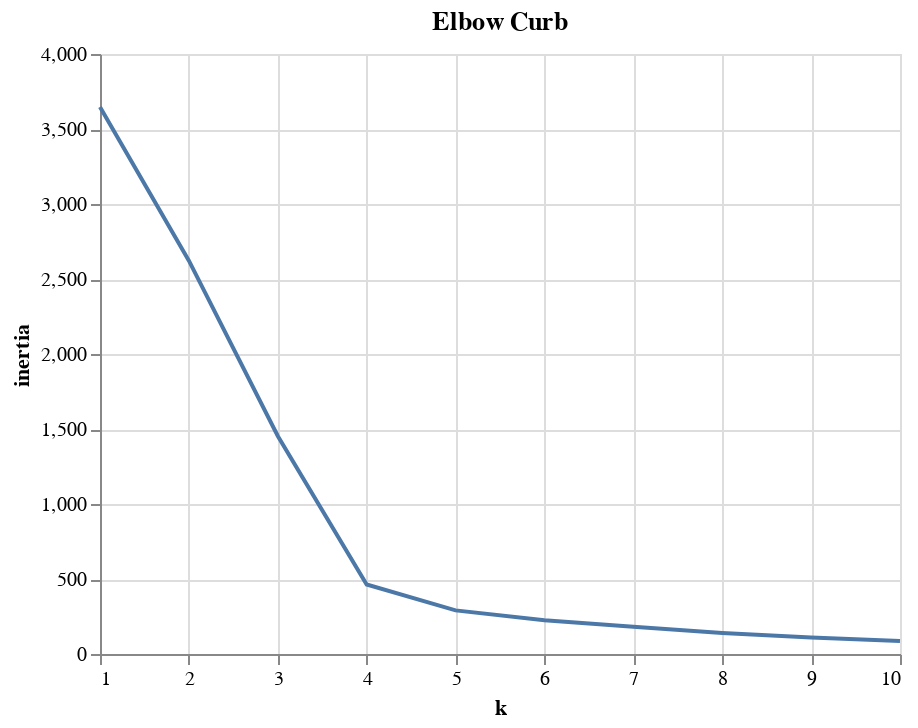

The notebook cell this image was saved under:
### Markdown cell above
### Clustering Crytocurrencies Using K-Means

#### Find the Best Value for `k` Using the Elbow Curve

### Code cell
inertia = []
k = list(range(1, 11))

# Calculate the inertia for the range of k values
for i in k:
    km = KMeans(n_clusters=i, random_state=0)
    km.fit(pcs_df)
    inertia.append(km.inertia_)

# Create the Elbow Curve using hvPlot
elbow_data = {"k": k, "inertia": inertia}
df_elbow = pd.DataFrame(elbow_data)
alt.Chart(df_elbow).mark_line().encode(x="k", y="inertia").properties(title="Elbow Curb")

### Figure 1 — Vega-Lite specification as saved in the notebook (floating-point values rounded to 4 significant figures)
{"config": {"view": {"continuousWidth": 400, "continuousHeight": 300}}, "data": {"name": "data-c4e1f889a768866113283247954d4ce8"}, "mark": "line", "encoding": {"x": {"type": "quantitative", "field": "k"}, "y": {"type": "quantitative", "field": "inertia"}}, "title": "Elbow Curb", "$schema": "https://vega.github.io/schema/vega-lite/v4.8.1.json", "datasets": {"data-c4e1f889a768866113283247954d4ce8": [{"k": 1, "inertia": 3646.0}, {"k": 2, "inertia": 2622.0}, {"k": 3, "inertia": 1453.0}, {"k": 4, "inertia": 463.1}, {"k": 5, "inertia": 290.8}, {"k": 6, "inertia": 225.3}, {"k": 7, "inertia": 181.9}, {"k": 8, "inertia": 139.7}, {"k": 9, "inertia": 110.3}, {"k": 10, "inertia": 86.07}]}}
